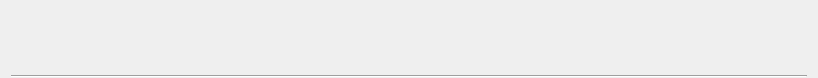
<?xml version="1.0" encoding="UTF-8"?>
<ui version="4.0">
 <class>SpecialLayoutPanelWidget</class>
 <widget class="QWidget" name="SpecialLayoutPanelWidget">
  <property name="geometry">
   <rect>
    <x>0</x>
    <y>0</y>
    <width>818</width>
    <height>78</height>
   </rect>
  </property>
  <layout class="QVBoxLayout" name="verticalLayout_2" stretch="1,0,0">
   <property name="bottomMargin">
    <number>0</number>
   </property>
   <item>
    <layout class="QHBoxLayout" name="buttonsLayout">
     <item>
      <widget class="QLabel" name="captionLabel">
       <property name="font">
        <font>
         <pointsize>24</pointsize>
        </font>
       </property>
       <property name="text">
        <string notr="true">&lt;Some Caption&gt;</string>
       </property>
      </widget>
     </item>
     <item>
      <spacer name="horizontalSpacer">
       <property name="orientation">
        <enum>Qt::Horizontal</enum>
       </property>
       <property name="sizeHint" stdset="0">
        <size>
         <width>40</width>
         <height>20</height>
        </size>
       </property>
      </spacer>
     </item>
    </layout>
   </item>
   <item>
    <widget class="QLabel" name="descriptionLabel">
     <property name="text">
      <string notr="true">&lt;Some description&gt;</string>
     </property>
    </widget>
   </item>
   <item>
    <widget class="Line" name="line">
     <property name="orientation">
      <enum>Qt::Horizontal</enum>
     </property>
    </widget>
   </item>
  </layout>
 </widget>
 <resources/>
 <connections/>
</ui>
